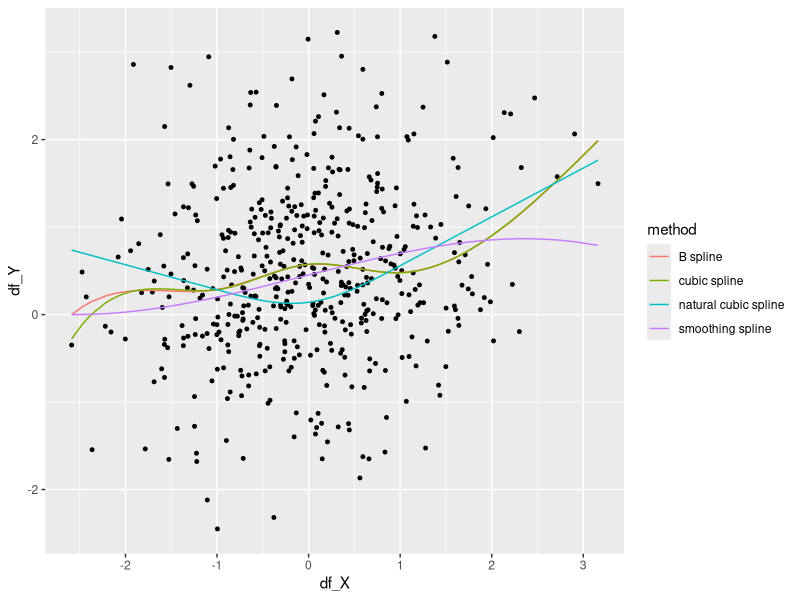

Generate this figure with R:
## ---- chunk 1
knitr::opts_chunk$set(echo = TRUE)
library(MASS)
library(tidyverse)
## ---- chunk 2
##shared function
h_func = function(x,knot){
  out=max(x,knot)-knot
  return(out)
}

ols_estimate_beta = function(X,Y){
  return(ginv(t(X)%*%X)%*%t(X)%*%Y)
}

##construct cubic spline basis
cubic_spline_basis_func = function(x,knots_index){
  N = length(x)
  K = length(knots_index)#4+K intotal
  basis = matrix(0,nrow=N,ncol=4+K)
  for (i in 1:4){
    basis[,i]=x^(i-1)
  }
 for (j in 1:K){
   basis[,j+4]=sapply(x, h_func,knot=knots_index[j])^3
 }
   return(basis)
}




## ---- chunk 3
natural_cubic_func = function(x,knots_index){
  knots_index = sort(knots_index)
  N = length(x)
  K = length(knots_index)#4+K intotal
  basis = matrix(0,nrow=N,ncol=K)
  for (i in 1:2){
    basis[,i]=x^(i-1)
  }
  knots_a = knots_index[K]
  knots_b = knots_index[K-1]
 for (j in 3:K-2){
   A =(sapply(x, h_func,knot=knots_index[j])^3-sapply(x,h_func,knot=knots_a)^3)/(knots_index[j]-knots_a)
  B =  (sapply(x, h_func,knot=knots_b)^3-sapply(x,h_func,knot=knots_a)^3)/(knots_b-knots_a)
  basis[,j]=A-B
 }
   return(basis)
}

## ---- chunk 4
omega_matrix_func = function(x_mat){
  knots_index = sort(x_mat)
  basis = natural_cubic_func(x_mat,knots_index)
  N = length(x_mat)
  K = length(x_mat)
  #N*N matrix
  omega =matrix(0,nrow=N,ncol=N)
  omega_0 = matrix(0,nrow=N-2,ncol=N-2)
  knots_a = knots_index[K]
  knots_b = knots_index[K-1]
  C =knots_b-knots_a
  for(i in 1:(N-2)){
    for (j in i:(N-2)){
      ##get the integration from larger knot to K-1
      integrate_1 = function(x){
        36*(x-knots_index[i])*(x-knots_index[j])/(knots_index[j]-knots_a)*(knots_index[i]-knots_a)
      }
      ##get the integration from K-1knot to K not
      integrate_2 = function(x){
        (6*(x-knots_index[i])/(knots_index[i]-knots_a)-6*(x-knots_b)/C)*(6*(x-knots_index[j])/(knots_index[j]-knots_a)-6*(x-knots_b)/C)
      }
      kk = integrate(integrate_1,lower = knots_index[j], upper=knots_a)$value+integrate(integrate_2,lower=knots_b,upper=knots_a)$value
      omega_0[i,j]=kk
    }
  }
  omega_0 = omega_0+t(omega_0)-diag(omega_0) ##construct symmetric matrix
  omega[3:N,3:N]=omega_0
  return(omega)
}


## ---- chunk 5
df_X= rnorm(500,mean=0,sd=1)
E = rnorm(500,mean=0,sd=1)
df_Y = exp(df_X)/(1+exp(df_X))+E
knots= c(0,-1,1)

#cubic spline basis
cubic_spline_basis = cubic_spline_basis_func(df_X,knots)
beta_cs = ols_estimate_beta(cubic_spline_basis,df_Y)
fitted_cs =cubic_spline_basis%*%ols_estimate_beta(cubic_spline_basis,df_Y)
cs_mat = cbind(df_X,fitted_cs)%>%as.data.frame()%>%mutate(method="cubic spline")
colnames(cs_mat)[c(1,2)]=c("X_value","Y_value")


#natural cubic spline
natural_cubic_basis = natural_cubic_func(df_X,knots)
beta_nc = ols_estimate_beta(natural_cubic_basis,df_Y)
fitted_nc =natural_cubic_basis%*%beta_nc
nc_mat = cbind(df_X,fitted_nc)%>%as.data.frame()%>%mutate(method="natural cubic spline")

colnames(nc_mat)[c(1,2)]=c("X_value","Y_value")


##smoothing splines
##suppose lambda = 58 
smooth_spline_basis = natural_cubic_func(df_X,sort(df_X))
ss = smooth_spline_basis
lambda = 58
beta_ss = ginv(t(ss)%*%ss+lambda*omega_matrix_func(df_X))%*%t(ss)%*%df_Y
fitted_ss = smooth_spline_basis%*%beta_ss
ss_mat = cbind(df_X,fitted_ss)%>%as.data.frame()%>%mutate(method="smoothing spline")

colnames(ss_mat)[c(1,2)]=c("X_value","Y_value")

##B splines
library(splines)
b_spline_basis<-bs(df_X,knots=knots)
beta_bs = ols_estimate_beta(b_spline_basis,df_Y)
fitted_bs = b_spline_basis%*%beta_bs
bs_mat = cbind(df_X,fitted_bs)%>%as.data.frame()%>%mutate(method="B spline")
colnames(bs_mat)[c(1,2)]=c("X_value","Y_value")


summary_mat = rbind(cs_mat,nc_mat,ss_mat,bs_mat)

ggplot() + 
  geom_point(aes(x = df_X, y = df_Y), size = 1) +
  geom_line(data = summary_mat, aes(x = X_value, y = Y_value,color=method))

